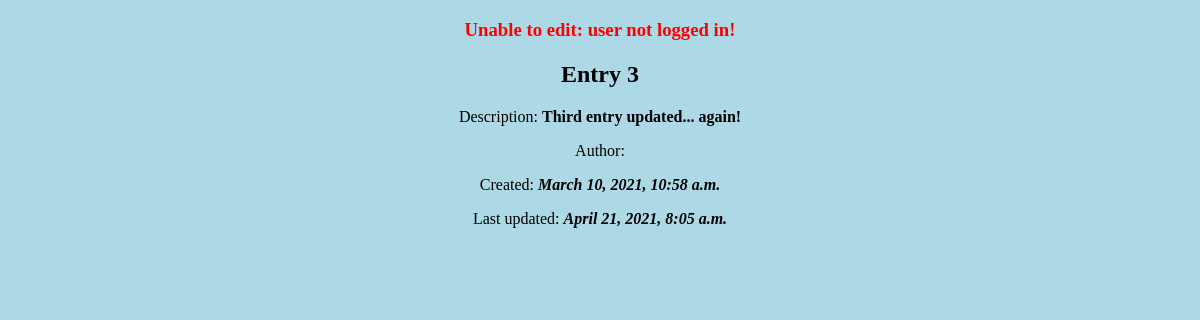
/3/edit/, run on an earlier commit of the app's database.
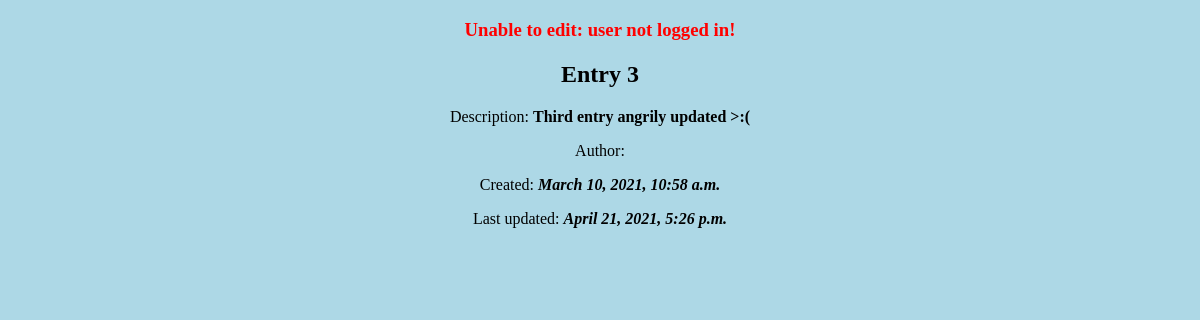
And on a later commit of the database.
### wiki/models.py (models this page shows, shortened)
class Entry(models.Model):
	entry_title = models.CharField(max_length=100)
	entry_text = models.CharField(max_length=5000)
	entry_date = models.DateTimeField(auto_now_add=True)
	entry_updated = models.DateTimeField(auto_now=True)

### wiki/views.py (the view, shortened to what this page needs)
# urls.py: path('<int:post_id>/edit/', edit.as_view()),
class edit(View):
    def get(self, request, post_id):
        entry = get_object_or_404(Entry, pk=post_id)
        loggedIn = request.user.is_authenticated
        return render(request, 'wiki/edit.html', {'loggedIn': loggedIn, 'user': request.user, 'entry': entry})

### wiki/templates/wiki/edit.html (shortened to what this page needs)
<!DOCTYPE html>
<html>
  <head>
  </head>
  <body>
    {% if not loggedIn %}
      <h3 style="color:red;">Unable to edit: user not logged in!</h3>
    {% endif %}
		<h2>{{ entry.entry_title }}</h2>
		<p>Description: <b>{{ entry.entry_text }}</b></p>
		<p>Author: <b>{{ entry.entry_author }}</b></p>
		<p>Created: <b><i>{{ entry.entry_date }}</b></i></p>
		<p>Last updated: <b><i>{{ entry.entry_updated }}</b></i></p>
	</body>
</html>

### wiki/templates/wiki/edit.html (style rules this page uses)
body { background-color: lightblue; }
h2 { text-align: center; }
h3 { text-align: center; }
p { text-align: center; }

What changed in the data, as far as the page shows it:
changed Entry "Entry 3": entry_text "Third entry updated... again!" → "Third entry angrily updated >:("; entry_updated "April 21, 2021, 8:05 a.m." → "April 21, 2021, 5:26 p.m."
